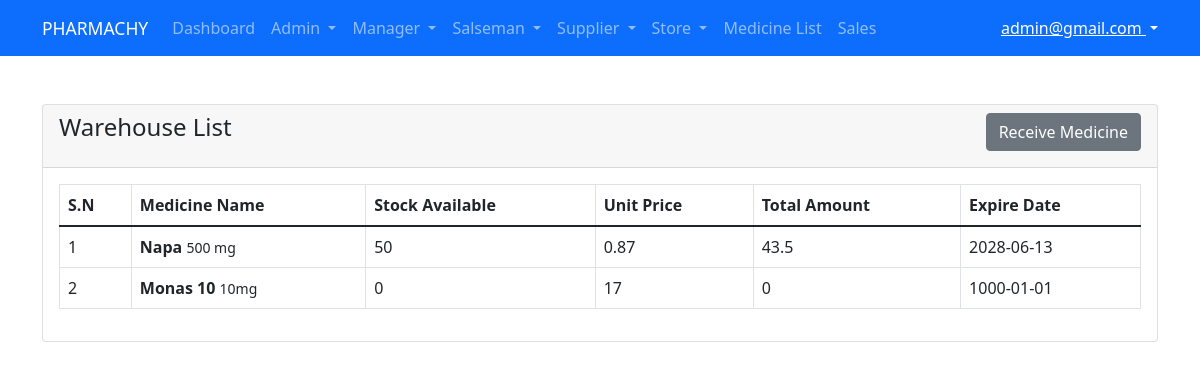
/warehouse.php (signed in), run on the app's committed database.
### tables this page shows
CREATE TABLE `medicine_list` (
  `medicine_id` int(11) NOT NULL,
  `medicine_name` varchar(100) NOT NULL,
  `medicine_type` varchar(100) NOT NULL,
  `medicine_capacity` varchar(100) NOT NULL,
  `unit_price` double NOT NULL,
  `medicine_quantity` int(100) NOT NULL DEFAULT 0,
  `expired_date` date NOT NULL DEFAULT '1000-01-01'
);

### warehouse.php (the view, shortened to what this page needs)
<?php
require_once 'include/header.php';
require_once 'include/navbar.php';
require_once 'include/database.php';
$sql = "SELECT medicine_name, medicine_quantity, medicine_capacity, unit_price, expired_date, (medicine_quantity * unit_price) AS total_amount FROM medicine_list  ";
$res = mysqli_query($con, $sql);
?>
<div class="container">
    <div class="row">
        <div class="col-md-12">
            <div class="card mt-5">
                <div class="card-header">
                    <h4 class="card-title d-flex justify-content-between">Warehouse List <a href="receive_medicine_warehouse.php" class="text-capitalize btn btn-secondary">Receive Medicine</a></h4>
                </div>
                <div class="card-body">
                    <table class="table table-bordered">
                        <thead>
                            <th>S.N</th>
                            <th>Medicine Name</th>
                            <th>Stock Available</th>
                            <th>Unit Price</th>
                            <th>Total Amount</th>
                            <th>Expire Date</th>
                        </thead>
                        <tbody>
                            <?php
                            foreach ($res as $key => $item) :
                            ?>
                                <tr>
                                    <td><?= $key + 1 ?></td>
                                    <td>
                                        <b><?= $item['medicine_name']; ?></b>
                                        <small><?= $item['medicine_capacity']; ?></small>
                                    </td>
                                    <td><?= $item['medicine_quantity'] ?></td>
                                    <td><?= $item['unit_price'] ?></td>
                                    <td><?= $item['total_amount'] ?></td>
                                    <td><?= $item['expired_date'] ?></td>
                                </tr>
                            <?php
                            endforeach
                            ?>
                        </tbody>
                    </table>
                </div>
            </div>
        </div>
    </div>
</div>
<?php
require_once 'include/footer.php';
?>

### data on the page
medicine_list: medicine_name "Napa", medicine_capacity "500 mg", medicine_quantity "50", unit_price "0.87", total_amount "43.5", expired_date "2028-06-13"
medicine_list: medicine_name "Monas 10", medicine_capacity "10mg", medicine_quantity "0", unit_price "17", total_amount "0", expired_date "1000-01-01"

### other printed values
$_SESSION['email'] "admin@gmail.com"
